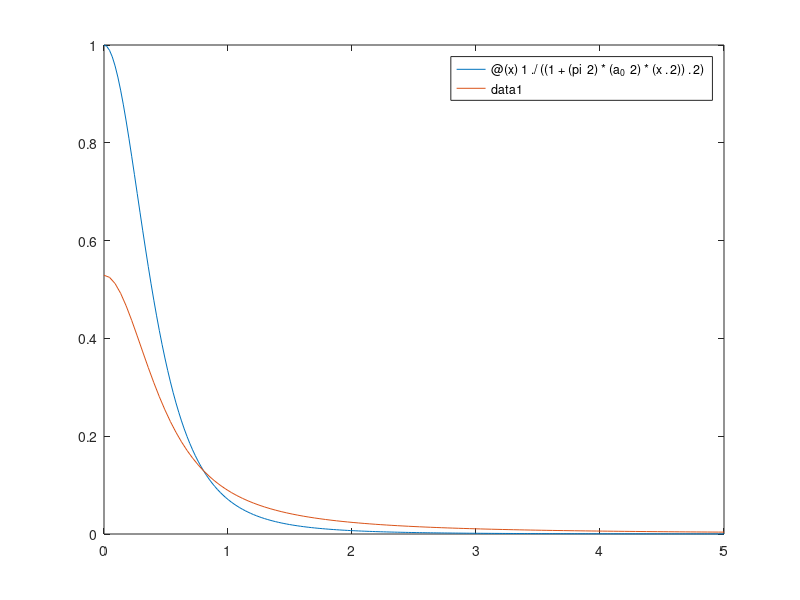

This figure's MATLAB source: (Note: this script raises an error after producing the figure.)
%Scattering factors and potentials plots

a_0 = 0.529177210544
Z = 1.00
recip_grid = linspace(0,52.917720860738790, 2001).*1.889/(2*pi)


fx_analyt_h = @(x) 1./((1+(pi^2)*(a_0^2)*(x.^2)).^2)

fx_test = fx_analyt_h(recip_grid)
figure(1)
box on
hold on
fplot(fx_analyt_h,[0 5])
%%
fe_analyt_h = @(x) (a_0/2)*((1./(1+(pi^2)*(a_0^2)*(x.^2)))+(1./(1+(pi^2)*(a_0^2)*(x.^2)).^2) ) 

fe_test = fe_analyt_h(recip_grid)
figure(1)
box on
hold on
fplot(fe_analyt_h,[0 5])
%%
recip_grid = linspace(0,52.917720860738790, 2001).*1.889/(2*pi)

fx_h_mgga = load('/home/margo/PROJP_Timstem_FILES/atomic_calculations/H/RSCAN/3/recip_iam_radial_charge.out')

fx_h_gga = load('/home/margo/PROJP_Timstem_FILES/atomic_calculations/H/PBE/2/Castep_run/recip_iam_radial_charge.out')

fx_h_lda = load('/home/margo/PROJP_Timstem_FILES/atomic_calculations/H/LDA/2/Castep_run/recip_iam_radial_charge.out')


figure(1)
box on
hold on
plot(recip_grid(1:250), fx_h_mgga(1:250))
plot(recip_grid(1:250), fx_h_gga(1:250))
plot(recip_grid(1:250), fx_h_lda(1:250))
plot(recip_grid(1:250), fx_test(1:250))

%%

fe_conv_test = mott_bethe(recip_grid, fx_test, 1)
fe_h_mgga = mott_bethe(recip_grid, fx_h_mgga, 1)

%%
a1 = 6.473848488352918e-03
a2 = -4.901925767802290e-01
a3 = 5.732841603908765e-01
a4 = -3.794033014839905e-01
a5 = 5.544264747740791e-01
b1 = 2.785198853791489e+00
b2 = 2.776204283306448e+00
b3 = 2.775385910506251e+00
b4 = 2.767593028672588e+00
b5 = 2.765118976429275e+00

a = [6.473848488352918e-03	-4.901925767802290e-01	5.732841603908765e-01	-3.794033014839905e-01	5.544264747740791e-01];
b = [2.785198853791489e+00	2.776204283306448e+00	2.775385910506251e+00	2.767593028672588e+00	2.765118976429275e+00];

test_h = fe_lobato(recip_grid, a,b)
figure(1)
box on
hold on
fe_h_param = @(x) a1*((2+b1.*x.^2)./((1+b1.*x.^2)).^2)+ a2*((2+b2.*x.^2)./((1+b2.*x.^2)).^2)+ a3*((2+b3.*x.^2)./((1+b3.*x.^2)).^2)+ a4*((2+b4.*x.^2)./((1+b4.*x.^2)).^2)+ a5*((2+b5.*x.^2)./((1+b5.*x.^2)).^2)
fe_param_test = fe_h_param(recip_grid)

plot(recip_grid, fe_param_test, 'k-')
plot(recip_grid, test_h, 'r--')
xlim([0 2])

%plot(recip_grid(1:250), fe_test(1:250), 'r--')

%%
fx_h_param = @(x) 1-2*(pi^2)*a_0.*x.^2.*fe_param_test
fx_param_test = fx_h_param(recip_grid)


%%

figure(2)
box on
hold on
plot(recip_grid(1:250), fe_conv_test(1:250))
%plot(recip_grid(1:250), fe_h_mgga(1:250))
plot(recip_grid(1:250), fe_test(1:250), '-.')

legend('test', 'mGGA', 'fe analyt')

%%
figure(1)
hold on
box on

plot(recip_grid(1:250), fx_test(1:250), 'k-', 'LineWidth', 2)
plot(recip_grid(1:250), fx_param_test(1:250), 'r:', 'LineWidth', 2)



plot(recip_grid(1:250), fe_test(1:250), 'b-', 'LineWidth', 2)
plot(recip_grid(1:250), fe_param_test(1:250), 'm--', 'LineWidth', 2)
plot(recip_grid(1:250), fe_conv_test(1:250), 'c :', 'LineWidth', 2)

legend('f_x analytical', 'f_x parametrised', 'f_e analytical', 'f_e parametrised', 'f_x analytical MB', 'FontSize', 14)
legend boxoff
xlabel('q [A^{-1}]', 'FontSize', 14)
ylabel('f_{H}(q) ', 'FontSize', 14)
saveas(gcf,'/home/margo/Desktop/param_test.png')

%%
figure(2)
box on
hold on
plot(recip_grid(1:250), fx_test(1:250), 'k-', 'LineWidth', 2)
plot(recip_grid(1:250), fx_h_mgga(1:250), 'r-', 'LineWidth', 2)
plot(recip_grid(1:250), fx_h_gga(1:250), 'm-', 'LineWidth', 2)
plot(recip_grid(1:250), fx_h_lda(1:250), 'c-', 'LineWidth', 2)

legend('f_x analytical', 'f_x mGGA', 'f_x GGA', 'f_x LDA', 'FontSize', 14)
legend boxoff
xlabel('q [A^{-1}]', 'FontSize', 14)
ylabel('f_{x,H}(q) ', 'FontSize', 14)
saveas(gcf,'/home/margo/Desktop/fx_dft_test.png')

%%

fe_h_mgga = mott_bethe(recip_grid, fx_h_mgga, 1)
fe_h_gga = mott_bethe(recip_grid, fx_h_gga, 1)
fe_h_lda = mott_bethe(recip_grid, fx_h_lda, 1)


figure(3)

box on
hold on
plot(recip_grid(1:250), fe_test(1:250), 'k-', 'LineWidth', 2)
plot(recip_grid(1:250), fe_h_mgga(1:250), 'r-', 'LineWidth', 2)
plot(recip_grid(1:250), fe_h_gga(1:250), 'm-', 'LineWidth', 2)
plot(recip_grid(1:250), fe_h_lda(1:250), 'c-', 'LineWidth', 2)

legend('f_e analytical', 'f_e mGGA', 'f_e GGA', 'f_e LDA', 'FontSize', 14)
legend boxoff
xlabel('q [A^{-1}]', 'FontSize', 14)
ylabel('f_{e,H}(q) ', 'FontSize', 14)
saveas(gcf,'/home/margo/Desktop/fe_dft_test.png')


%%
% Plotting the valence and core xrd form factors for Si LDA

fx_si_ae_lda = load('/data/margo/atomic_calculations/Si_core_val/LDA/recip_iam_radial_charge.out');

fx_si_core_lda = load('/data/margo/atomic_calculations/Si_core_val/LDA/recip_core_radial_charge.out');
fx_si_val_lda = load('/data/margo/atomic_calculations/Si_core_val/LDA/recip_val_radial_charge.out');
recip_grid = linspace(0,52.917720860738790, 2001).*1.889/(2*pi);

figure(1)
box on
hold on
plot(recip_grid, fx_si_core_lda, 'b-', 'LineWidth', 2)
plot(recip_grid, fx_si_val_lda, 'r-', 'LineWidth', 2)
plot(recip_grid, fx_si_ae_lda, 'Color',[128, 0, 128] / 255 ,'LineWidth', 2)

legend('core', 'valence', 'all-electron', 'FontSize', 14)
legend boxoff
ylim([0, 15])
xlim([0, 6])
%plot(recip_grid(1:250), fx_test(1:250))
xlabel('q [A^{-1}]', 'FontSize', 14)
ylabel('f_{x,Si}(q) ', 'FontSize', 14)

% Converting valence and core scattering factors for Si from xrd to electron

fe_si_ae_lda = mott_bethe(recip_grid, fx_si_ae_lda, 6);
fe_si_core_lda = mott_bethe(recip_grid, fx_si_core_lda, 2);
fe_si_val_lda = mott_bethe(recip_grid, fx_si_val_lda, 4);

figure(2)
box on
hold on
plot(recip_grid, fe_si_core_lda, 'b-', 'LineWidth', 2)
plot(recip_grid, fe_si_val_lda, 'r-', 'LineWidth', 2)
plot(recip_grid, fe_si_ae_lda, 'Color',[128, 0, 128] / 255 ,'LineWidth', 2)

xlim([0, 3])
xlabel('q [A^{-1}]', 'FontSize', 14)
ylabel('f_{e,Si}(q) ', 'FontSize', 14)

legend('core', 'val','all-electron', 'FontSize', 14)
legend boxoff

%%
%GGA

fx_si_ae_pbe = load('/data/margo/atomic_calculations/Si_core_val/PBE/recip_iam_radial_charge.out');

fx_si_core_pbe = load('/data/margo/atomic_calculations/Si_core_val/PBE/recip_core_radial_charge.out');
fx_si_val_pbe = load('/data/margo/atomic_calculations/Si_core_val/PBE/recip_val_radial_charge.out');

figure(3)
box on
hold on
plot(recip_grid, fx_si_core_pbe, 'b-', 'LineWidth', 2)
plot(recip_grid, fx_si_val_pbe, 'r-', 'LineWidth', 2)
plot(recip_grid, fx_si_ae_pbe, 'Color',[128, 0, 128] / 255 ,'LineWidth', 2)

legend('core', 'valence', 'all-electron', 'FontSize', 14)
legend boxoff
ylim([0, 15])
xlim([0, 6])
%plot(recip_grid(1:250), fx_test(1:250))


% Converting valence and core scattering factors for Si from xrd to electron

fe_si_ae_pbe = mott_bethe(recip_grid, fx_si_ae_pbe, 6);
fe_si_core_pbe = mott_bethe(recip_grid, fx_si_core_pbe, 10);
fe_si_val_pbe = mott_bethe(recip_grid, fx_si_val_pbe, 4);

figure(4)
box on
hold on
plot(recip_grid, fe_si_core_pbe, 'b-', 'LineWidth', 2)
plot(recip_grid, fe_si_val_pbe, 'r-', 'LineWidth', 2)
plot(recip_grid, fe_si_ae_pbe, 'Color',[128, 0, 128] / 255 ,'LineWidth', 2)

xlim([0, 3])

legend('f_{e, si} core', 'f_{e, si} val','f_{e, si} all-electron', 'FontSize', 14)
legend boxoff


%%
%mGGA

fx_si_ae_rscan = load('/data/margo/atomic_calculations/Si_core_val/RSCAN/recip_iam_radial_charge.out');

fx_si_core_rscan = load('/data/margo/atomic_calculations/Si_core_val/RSCAN/recip_core_radial_charge.out');
fx_si_val_rscan = load('/data/margo/atomic_calculations/Si_core_val/RSCAN/recip_val_radial_charge.out');

figure(5)
box on
hold on
plot(recip_grid, fx_si_core_rscan, 'b-', 'LineWidth', 2)
plot(recip_grid, fx_si_val_rscan, 'r-', 'LineWidth', 2)
plot(recip_grid, fx_si_ae_rscan, 'Color',[128, 0, 128] / 255 ,'LineWidth', 2)

legend('core', 'valence', 'all-electron', 'FontSize', 14)
legend boxoff
ylim([0, 15])
xlim([0, 6])


% Converting valence and core scattering factors for Si from xrd to electron

fe_si_ae_rscan = mott_bethe(recip_grid, fx_si_ae_rscan, 6);
fe_si_core_rscan = mott_bethe(recip_grid, fx_si_core_rscan, 10);
fe_si_val_rscan = mott_bethe(recip_grid, fx_si_val_rscan, 4);

figure(6)
box on
hold on
plot(recip_grid, fe_si_core_rscan, 'b-', 'LineWidth', 2)
plot(recip_grid, fe_si_val_rscan, 'r-', 'LineWidth', 2)
plot(recip_grid, fe_si_ae_rscan, 'Color',[128, 0, 128] / 255 ,'LineWidth', 2)

xlim([0, 3])

legend('core', 'val','all-electron', 'FontSize', 14)
legend boxoff

%%

figure(7)

box on
hold on

plot(recip_grid, fx_si_ae_rscan, 'k.' ,'LineWidth', 1)
plot(recip_grid, fx_si_ae_pbe, 'r.-', 'LineWidth', 1)
plot(recip_grid, fx_si_ae_lda, 'b-', 'LineWidth', 1)

plot(recip_grid, fx_si_core_rscan, 'k.-' ,'LineWidth', 1)
plot(recip_grid, fx_si_core_pbe, 'r-', 'LineWidth', 1)
plot(recip_grid, fx_si_core_lda, 'b.', 'LineWidth', 1)

plot(recip_grid, fx_si_val_rscan, 'k-' ,'LineWidth', 1)
plot(recip_grid, fx_si_val_pbe, 'r.', 'LineWidth', 1)
plot(recip_grid, fx_si_val_lda, 'b.-', 'LineWidth', 1)



xlim([0, 3])
xlabel('q [A^{-1}]', 'FontSize', 14)
ylabel('f_{e,Si}(q) ', 'FontSize', 14)

legend('f_{e, ae} mGGA', 'f_{e, ae} GGA','f_{e, ae} LDA', 'f_{e, core} mGGA', 'f_{e, core} GGA','f_{e, core} LDA', 'f_{e, val} mGGA', 'f_{e, val} GGA','f_{e, val} LDA','FontSize', 14)
legend boxoff

%%
% Core and valence scattering factors for Si parametrised from the Zheng Wu and Zhu paper

si_ae_a = [0.746979E+0 	0.202055E+1 	0.155230E+1 	0.622582E+0 	0.413313E+0 	0.214002E+0 	0.787161E-1 	0.259177E-1]
si_ae_b = [0.806094E+2 	0.348421E+2 	0.148190E+2 	0.542240E+1 	0.183857E+1 	0.651052E+0 	0.188030E+0 	0.294949E-1]

si_core_a = [-.162443E-1 	-.200408E-2 	0.303243E-1 	0.159888E+0 	0.179614E+0 	0.932236E-1 	0.399158E-1 	0.150745E-1]
si_core_b = [0.730343E+4 	0.973802E+3 	0.593935E+1 	0.263204E+1 	0.116496E+1 	0.463095E+0 	0.145953E+0 	0.243429E-1]

si_vals_a = [0.280432E-2 	0.136895E+0 	0.434739E+0 	0.291225E+0 	0.898289E-1 	0.319712E-1 	0.979862E-2 	0.249993E-2]
si_vals_b = [0.447182E+4 	0.547416E+2 	0.245341E+2 	0.103615E+2 	0.352760E+1 	0.105564E+1 	0.268043E+0 	0.382707E-1]

si_valp_a = [0.182084E+0 	0.599125E+0 	0.495627E+0 	0.198229E+0 	0.712374E-1 	0.256984E-1 	0.834747E-2 	0.227804E-2]
si_valp_b = [0.986675E+2 	0.460214E+2 	0.205047E+2 	0.811228E+1 	0.280474E+1 	0.885983E+0 	0.236025E+0 	0.351834E-1]

fe_si_core_p = gaussian_sum(recip_grid,si_core_a, si_core_b);


fe_si_ae_p = gaussian_sum(recip_grid,si_ae_a, si_ae_b);

fe_si_valp = gaussian_sum(recip_grid,si_valp_a, si_valp_b);
fe_si_vals = gaussian_sum(recip_grid,si_vals_a, si_vals_b);

fe_si_lobato = fe_lobato(recip_grid, [2.871891426116124e+00	-2.061735011951735e+00	2.171140242044787e+00	-6.630736330588019e-02	3.010707096705137e-03], [5.084871036429896e+00	4.291781853051262e-01	3.664854341921622e-01	1.197106112969034e-01	1.439945361283975e-02]);


figure(3)
box on
hold on
plot(recip_grid, fe_si_core_p, 'b-', 'LineWidth', 2)
plot(recip_grid, (2*fe_si_valp+2*fe_si_vals), 'r-', 'LineWidth', 2)
plot(recip_grid, fe_si_ae_p, 'Color',[128, 0, 128] / 255 ,'LineWidth', 2)
legend('core', 'val','all-electron', 'FontSize', 14)
legend boxoff

xlim([0, 3])


figure(4)
box on
hold on

plot(recip_grid, fe_si_ae_p, 'b-')

plot(recip_grid, fe_si_core_p, 'b--')
plot(recip_grid, (2*fe_si_valp+2*fe_si_vals), 'b:')

plot(recip_grid, fe_si_lobato, 'k-')
plot(recip_grid, fe_si_ae_lda, 'r-' )
legend('Parametrised all-e (Zheng et al.)','Parametrised core (Zheng et al.)' ,'Parametrised valence (Zheng et al.)','Parametrised (Lobato)', 'CASTEP LDA' , 'FontSize', 14)
legend boxoff
xlabel('q [A^{-1}]', 'FontSize', 14)
ylabel('f_{e,Si}(q) ', 'FontSize', 14)
%plot(recip_grid, (fe_si_val+fe_si_core), 'k--','LineWidth', 2)
%plot(recip_grid, (2*fe_si_valp+2*fe_si_vals), 'm.')


xlim([0, 3])

%% testing the electron scattering factors that are obtained by transforming the hartree potential directly

fev_si_ae = load('/data/margo/atomic_calculations/Si_core_val/LDA/recip_ae_potential.out');

%fev_si_core = load('/data/margo/atomic_calculations/Si_core_val/LDA/recip_core_potential.out');
%fev_si_val = load('/data/margo/atomic_calculations/Si_core_val/LDA/recip_val_potential.out');

figure(4)
box on
hold on
plot(recip_grid, fev_si_ae, 'b-', 'LineWidth', 2)
%plot(recip_grid, fev_si_core, 'r-', 'LineWidth', 2)
%plot(recip_grid,  fev_si_val, 'k--','LineWidth', 2)
legend('all-electron','core','val', 'FontSize', 14)
legend boxoff
%xlim([0, 2])

%did not work out :(

%% 



rho_ae_rscan = load('/data/margo/atomic_calculations/Si_core_val/RSCAN/rho_ae.out');

rho_ae_pbe = load('/data/margo/atomic_calculations/Si_core_val/PBE/rho_ae.out');

rho_ae_lda = load('/data/margo/atomic_calculations/Si_core_val/LDA/rho_ae.out');



figure(1)
hold on
box on
plot(rho_ae_lda(:,1),rho_ae_lda(:,2), 'k.')
plot(rho_ae_pbe(:,1),rho_ae_pbe(:,2), 'b.')
plot(rho_ae_rscan(:,1),rho_ae_rscan(:,2), 'r.')
legend('LDA', 'PBE', 'RSCAN')

xlim([0, 10])

%%
%scattering factors with KH, Dirac, and SRG
recip_grid = linspace(0,52.917720860738790, 2001).*1.889/(2*pi)


fe_i_srg = load('/data/margo/atomic_calculations/Core_val_atomic/SRG/I/fe_ae_pbe.xy');
fe_i_dir = load('/data/margo/atomic_calculations/Core_val_atomic/Dirac/I/fe_ae_pbe.xy');
fe_i_kh = load('/data/margo/atomic_calculations/Core_val_atomic/KH/I_core_val/fe_ae_pbe.xy');

fe_he_srg = load('/data/margo/atomic_calculations/Core_val_atomic/SRG/He/fe_ae_pbe.xy');
fe_he_dir = load('/data/margo/atomic_calculations/Core_val_atomic/Dirac/He/fe_ae_pbe.xy');
fe_he_kh = load('/data/margo/atomic_calculations/Core_val_atomic/KH/He_core_val/fe_ae_pbe.xy');


fe_he_hf = fe_lobato(recip_grid, [3.057451160998355e+00	-6.200447791273253e+01	6.400555370846145e+01	-5.001325785427806e+00	1.517988287005264e-01], [1.089672487260788e+00	9.398387981431211e-01	9.252890343862655e-01	8.229474987086506e-01	5.773931106754022e-01] );

fe_i_hf = fe_lobato(recip_grid, [9.644006662721232e+00	-1.229244353501125e+02	1.186825648165673e+02	8.950259470255390e-02	2.612761214904750e-04], [2.726455453665441e+00	1.237234258508660e+00	1.200620368722498e+00	5.066786822851999e-02	9.554378833834973e-04] );
 
figure(1)
hold on
box on
plot(fe_i_srg(:,1), fe_i_srg(:,2), 'b-', 'LineWidth', 2)
plot(fe_i_kh(:,1), fe_i_kh(:,2), 'k-', 'LineWidth', 2)
plot(fe_i_dir(:,1), fe_i_dir(:,2), 'r-', 'LineWidth', 2)
plot(recip_grid, fe_i_hf, 'k--')
xlabel('q [A^{-1}]', 'FontSize', 14)
ylabel('f_{e}(q) ', 'FontSize', 14)

xlim([0, 3])


legend('Schroedinger', 'Koelling-Harmon', 'Dirac', 'Relativistic HF, Lobato' , 'FontSize', 14)
legend boxoff

saveas(gcf, 'fe_rel_i.png')



figure(2)
hold on
box on
plot(fe_he_srg(:,1), fe_he_srg(:,2), 'b-', 'LineWidth', 2)
plot(fe_he_kh(:,1), fe_he_kh(:,2), 'k-', 'LineWidth', 2)
plot(fe_he_dir(:,1), fe_he_dir(:,2), 'r-', 'LineWidth', 2)
plot(recip_grid, fe_he_hf, 'k--')

xlabel('q [A^{-1}]', 'FontSize', 14)
ylabel('f_{e}(q) ', 'FontSize', 14)

xlim([0, 3])


legend('Schroedinger', 'Koelling-Harmon', 'Dirac', 'Relativistic HF, Lobato', 'FontSize', 14)
legend boxoff



saveas(gcf, 'fe_rel_he.png')


%% Calculating the fe(q) for q=0

m0 = 9.10938356e-31;    % electron mass (kg)
e  = 1.60217662e-19;    % elementary charge (C)
h  = 6.62607015e-34;    % Planck constant (J·s)
a_0 = 0.529177210544;
rho_si = load('/data/margo/atomic_calculations/Core_val_atomic/KH/Si_core_val/PBE/rho_val.out');

Z = trapz(rho_si(:,1), rho_si(:,2));

% Compute <r^2> (Eq. 6)
numerator   = trapz(rho_si(:,1), rho_si(:,1).^2 .* rho_si(:,2));
denominator = trapz(rho_si(:,1), rho_si(:,2));
r2_mean = numerator / denominator;

% Compute f_e(0) (Eq. 5)
fe0 = (1/3*a_0)* Z * r2_mean;


%% Converting the ionic scattering factors
% from this paper P. C. Schmidt and A. Weiss • X-ray Scattering Factors of Ions in Crystals

%in A^-1

q_ax = [0.0 0.02 0.04 0.05 0.06 0.08 0.10 0.12 0.14 0.15 0.16 0.18 0.2 0.25 0.3 0.35 0.40 0.45 0.50 0.60 0.70 0.80 0.90 1.0 1.1 1.2 1.3 1.4 1.5 1.6 1.7 1.8 1.9 2.0];

% B3+, free ion

fx_B3 = [2.000, 1.999, 1.997, 1.995, 1.993, 1.987, 1.979, 1.970, 1.960, 1.954, 1.948, 1.934, 1.919, 1.876, 1.825, 1.767, 1.704, 1.637, 1.567, 1.420, 1.273, 1.131, 0.997, 0.875, 0.764, 0.666, 0.580, 0.505, 0.439, 0.383, 0.334, 0.292, 0.256, 0.224]

fx_N3 = [10.000 9.917 9.673 9.497 9.288 8.789 8.206 7.576 6.928 6.606 6.290 5.685 5.125 3.972 3.162 2.625 2.274 2.043 1.884 1.685 1.556 1.452 1.356 1.263 1.171 1.080 0.993 0.910 0.831 0.758 0.690 0.627 0.569 0.517];
 %[10.000, 9.133, 7.279, 6.373, 5.603, 4.532, 3.950, 3.653, 3.497, 3.445, 3.402, 3.326, 3.249, 3.016, 2.746, 2.481, 2.247, 2.054, 1.899, 1.684, 1.547, 1.448, 1.363, 1.279, 1.195, 1.110, 1.026, 0.943, 0.864, 0.789, 0.719, 0.654, 0.594, 0.539]


fe_N3 = mott_bethe_ionic(q_ax(8:end), fx_N3(8:end), 10, -3)

fe_B3 = mott_bethe_ionic(q_ax(8:end), fx_B3(8:end), 5, 3)


fe_B3_sc = mott_bethe(q_ax, fx_B3, 2)
fe_N3_sc = mott_bethe(q_ax, fx_N3, 10)


figure(2)
plot(q_ax(8:end), fe_B3_sc(8:end))

figure(3)
plot(q_ax(8:end), fe_N3_sc(8:end))

%% interpolation to fix the issues with small q behaviour

% original data (as provided)
% original data
q_ax = [0.0 0.02 0.04 0.05 0.06 0.08 0.10 0.12 0.14 0.15 0.16 0.18 0.2 0.25 0.3 0.35 0.40 0.45 0.50 0.60 0.70 0.80 0.90 1.0 1.1 1.2 1.3 1.4 1.5 1.6 1.7 1.8 1.9 2.0];

fx_B3 = [2.000, 1.999, 1.997, 1.995, 1.993, 1.987, 1.979, 1.970, 1.960, 1.954, 1.948, 1.934, 1.919, 1.876, 1.825, 1.767, 1.704, 1.637, 1.567, 1.420, 1.273, 1.131, 0.997, 0.875, 0.764, 0.666, 0.580, 0.505, 0.439, 0.383, 0.334, 0.292, 0.256, 0.224];

fx_N3 = [10.000, 9.133, 7.279, 6.373, 5.603, 4.532, 3.950, 3.653, 3.497, 3.445, 3.402, 3.326, 3.249, 3.016, 2.746, 2.481, 2.247, 2.054, 1.899, 1.684, 1.547, 1.448, 1.363, 1.279, 1.195, 1.110, 1.026, 0.943, 0.864, 0.789, 0.719, 0.654, 0.594, 0.539];

% --- collapse duplicates (e.g. q=0.04) by averaging the corresponding y-values
[G, q_unique] = findgroups(q_ax);             % q_unique corresponds to group IDs
q_unique = q_unique(:);                       % make column vector

fx_B3_unique = splitapply(@mean, fx_B3, G);   % column vector (usually)
fx_N3_unique = splitapply(@mean, fx_N3, G);

% ensure column orientation
fx_B3_unique = fx_B3_unique(:);
fx_N3_unique = fx_N3_unique(:);

% --- create fine q grid (choose spacing you want)
q_fine = (0:0.001:2.0)';   % column vector, change step as desired

% --- interpolation (compute both pchip and spline variants)
fx_B3_fine_pchip  = interp1(q_unique, fx_B3_unique, q_fine, 'pchip');
fx_B3_fine_spline = interp1(q_unique, fx_B3_unique, q_fine, 'spline');

fx_N3_fine_pchip  = interp1(q_unique, fx_N3_unique, q_fine, 'pchip');
fx_N3_fine_spline = interp1(q_unique, fx_N3_unique, q_fine, 'spline');

% optional: makima if available and you want a different shape-preserving cubic
if exist('makima','file')
    fx_B3_fine_makima = makima(q_unique, fx_B3_unique, q_fine);
    fx_N3_fine_makima = makima(q_unique, fx_N3_unique, q_fine);
end

% --- quick plot to compare original vs interpolated
figure('Name','Interpolation Comparison','NumberTitle','off','Color','w');
subplot(2,1,1)
plot(q_unique, fx_B3_unique, 'o', 'DisplayName','original B3'); hold on
plot(q_fine, fx_B3_fine_pchip, '-', 'LineWidth',1, 'DisplayName','pchip interp (fine)');
plot(q_fine, fx_B3_fine_spline, '--', 'LineWidth',1, 'DisplayName','spline interp (fine)');
if exist('fx_B3_fine_makima','var')
    plot(q_fine, fx_B3_fine_makima, ':', 'LineWidth',1, 'DisplayName','makima interp (fine)');
end
xlabel('q'); ylabel('f_x B3'); legend('Location','northeast'); grid on; title('B3+ interpolation');

subplot(2,1,2)
plot(q_unique, fx_N3_unique, 'o', 'DisplayName','original N3'); hold on
plot(q_fine, fx_N3_fine_pchip, '-', 'LineWidth',1, 'DisplayName','pchip interp (fine)');
plot(q_fine, fx_N3_fine_spline, '--', 'LineWidth',1, 'DisplayName','spline interp (fine)');
if exist('fx_N3_fine_makima','var')
    plot(q_fine, fx_N3_fine_makima, ':', 'LineWidth',1, 'DisplayName','makima interp (fine)');
end
xlabel('q'); ylabel('f_x N3'); legend('Location','northeast'); grid on; title('N3 interpolation');

% --- save interpolated arrays (optional)
% save('interpolated_fx.mat','q_fine','fx_B3_fine_pchip','fx_B3_fine_spline','fx_N3_fine_pchip','fx_N3_fine_spline');

% --- Example: show first 10 values
disp('First 10 q_fine and B3 pchip values:');
disp(table(q_fine(1:10), fx_B3_fine_pchip(1:10), 'VariableNames',{'q','fx_B3_pchip'}));


fe_B3_sc_int = mott_bethe(q_fine, fx_B3_fine_pchip, 2)
fe_N3_sc_int = mott_bethe(q_fine, fx_N3_fine_pchip, 10)
